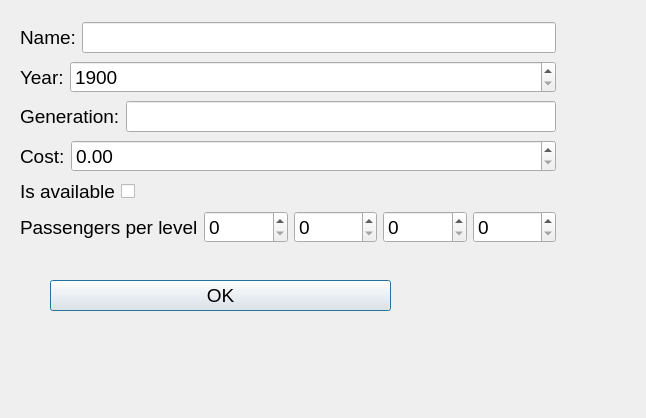
<?xml version="1.0" encoding="UTF-8"?>
<ui version="4.0">
 <class>StructInputDialog</class>
 <widget class="QDialog" name="StructInputDialog">
  <property name="geometry">
   <rect>
    <x>0</x>
    <y>0</y>
    <width>646</width>
    <height>418</height>
   </rect>
  </property>
  <property name="windowTitle">
   <string>Input Dialog</string>
  </property>
  <widget class="QDialogButtonBox" name="buttonBox">
   <property name="geometry">
    <rect>
     <x>50</x>
     <y>280</y>
     <width>341</width>
     <height>32</height>
    </rect>
   </property>
   <property name="font">
    <font>
     <pointsize>14</pointsize>
    </font>
   </property>
   <property name="orientation">
    <enum>Qt::Vertical</enum>
   </property>
   <property name="standardButtons">
    <set>QDialogButtonBox::Ok</set>
   </property>
  </widget>
  <widget class="QWidget" name="layoutWidget">
   <property name="geometry">
    <rect>
     <x>20</x>
     <y>20</y>
     <width>536</width>
     <height>225</height>
    </rect>
   </property>
   <property name="font">
    <font>
     <pointsize>14</pointsize>
    </font>
   </property>
   <layout class="QVBoxLayout" name="verticalLayout">
    <item>
     <layout class="QHBoxLayout" name="horizontalLayout">
      <item>
       <widget class="QLabel" name="label">
        <property name="font">
         <font>
          <pointsize>14</pointsize>
         </font>
        </property>
        <property name="text">
         <string>Name:</string>
        </property>
       </widget>
      </item>
      <item>
       <widget class="QLineEdit" name="lineEdit">
        <property name="font">
         <font>
          <pointsize>14</pointsize>
         </font>
        </property>
        <property name="maxLength">
         <number>15</number>
        </property>
       </widget>
      </item>
     </layout>
    </item>
    <item>
     <layout class="QHBoxLayout" name="horizontalLayout_2">
      <item>
       <widget class="QLabel" name="label_2">
        <property name="sizePolicy">
         <sizepolicy hsizetype="Minimum" vsizetype="Preferred">
          <horstretch>0</horstretch>
          <verstretch>0</verstretch>
         </sizepolicy>
        </property>
        <property name="font">
         <font>
          <pointsize>14</pointsize>
         </font>
        </property>
        <property name="text">
         <string>Year:</string>
        </property>
       </widget>
      </item>
      <item>
       <widget class="QSpinBox" name="spinBox">
        <property name="sizePolicy">
         <sizepolicy hsizetype="Expanding" vsizetype="Fixed">
          <horstretch>0</horstretch>
          <verstretch>0</verstretch>
         </sizepolicy>
        </property>
        <property name="font">
         <font>
          <pointsize>14</pointsize>
         </font>
        </property>
        <property name="minimum">
         <number>1900</number>
        </property>
        <property name="maximum">
         <number>9999</number>
        </property>
       </widget>
      </item>
     </layout>
    </item>
    <item>
     <layout class="QHBoxLayout" name="horizontalLayout_3">
      <item>
       <widget class="QLabel" name="label_3">
        <property name="font">
         <font>
          <pointsize>14</pointsize>
         </font>
        </property>
        <property name="text">
         <string>Generation:</string>
        </property>
       </widget>
      </item>
      <item>
       <widget class="QLineEdit" name="lineEdit_2">
        <property name="font">
         <font>
          <pointsize>14</pointsize>
         </font>
        </property>
        <property name="maxLength">
         <number>1</number>
        </property>
       </widget>
      </item>
     </layout>
    </item>
    <item>
     <layout class="QHBoxLayout" name="horizontalLayout_4">
      <item>
       <widget class="QLabel" name="label_4">
        <property name="sizePolicy">
         <sizepolicy hsizetype="Minimum" vsizetype="Preferred">
          <horstretch>0</horstretch>
          <verstretch>0</verstretch>
         </sizepolicy>
        </property>
        <property name="font">
         <font>
          <pointsize>14</pointsize>
         </font>
        </property>
        <property name="text">
         <string>Cost:</string>
        </property>
       </widget>
      </item>
      <item>
       <widget class="QDoubleSpinBox" name="doubleSpinBox">
        <property name="sizePolicy">
         <sizepolicy hsizetype="Expanding" vsizetype="Fixed">
          <horstretch>0</horstretch>
          <verstretch>0</verstretch>
         </sizepolicy>
        </property>
        <property name="font">
         <font>
          <pointsize>14</pointsize>
         </font>
        </property>
       </widget>
      </item>
     </layout>
    </item>
    <item>
     <layout class="QHBoxLayout" name="horizontalLayout_5">
      <item>
       <widget class="QLabel" name="label_5">
        <property name="sizePolicy">
         <sizepolicy hsizetype="Minimum" vsizetype="Preferred">
          <horstretch>0</horstretch>
          <verstretch>0</verstretch>
         </sizepolicy>
        </property>
        <property name="font">
         <font>
          <pointsize>14</pointsize>
         </font>
        </property>
        <property name="text">
         <string>Is available</string>
        </property>
       </widget>
      </item>
      <item>
       <widget class="QCheckBox" name="checkBox">
        <property name="sizePolicy">
         <sizepolicy hsizetype="Expanding" vsizetype="Fixed">
          <horstretch>0</horstretch>
          <verstretch>0</verstretch>
         </sizepolicy>
        </property>
        <property name="font">
         <font>
          <pointsize>14</pointsize>
         </font>
        </property>
        <property name="text">
         <string/>
        </property>
       </widget>
      </item>
     </layout>
    </item>
    <item>
     <layout class="QHBoxLayout" name="horizontalLayout_6">
      <item>
       <widget class="QLabel" name="label_6">
        <property name="font">
         <font>
          <pointsize>14</pointsize>
         </font>
        </property>
        <property name="text">
         <string>Passengers per level</string>
        </property>
       </widget>
      </item>
      <item>
       <widget class="QSpinBox" name="spinBox_2">
        <property name="font">
         <font>
          <pointsize>14</pointsize>
         </font>
        </property>
        <property name="minimum">
         <number>0</number>
        </property>
        <property name="maximum">
         <number>9999</number>
        </property>
        <property name="value">
         <number>0</number>
        </property>
       </widget>
      </item>
      <item>
       <widget class="QSpinBox" name="spinBox_3">
        <property name="font">
         <font>
          <pointsize>14</pointsize>
         </font>
        </property>
        <property name="minimum">
         <number>0</number>
        </property>
        <property name="maximum">
         <number>9999</number>
        </property>
        <property name="value">
         <number>0</number>
        </property>
       </widget>
      </item>
      <item>
       <widget class="QSpinBox" name="spinBox_4">
        <property name="font">
         <font>
          <pointsize>14</pointsize>
         </font>
        </property>
        <property name="minimum">
         <number>0</number>
        </property>
        <property name="maximum">
         <number>9999</number>
        </property>
        <property name="value">
         <number>0</number>
        </property>
       </widget>
      </item>
      <item>
       <widget class="QSpinBox" name="spinBox_5">
        <property name="font">
         <font>
          <pointsize>14</pointsize>
         </font>
        </property>
        <property name="minimum">
         <number>0</number>
        </property>
        <property name="maximum">
         <number>9999</number>
        </property>
        <property name="value">
         <number>0</number>
        </property>
       </widget>
      </item>
     </layout>
    </item>
   </layout>
  </widget>
 </widget>
 <resources/>
 <connections>
  <connection>
   <sender>buttonBox</sender>
   <signal>accepted()</signal>
   <receiver>StructInputDialog</receiver>
   <slot>accept()</slot>
   <hints>
    <hint type="sourcelabel">
     <x>248</x>
     <y>254</y>
    </hint>
    <hint type="destinationlabel">
     <x>157</x>
     <y>274</y>
    </hint>
   </hints>
  </connection>
  <connection>
   <sender>buttonBox</sender>
   <signal>rejected()</signal>
   <receiver>StructInputDialog</receiver>
   <slot>reject()</slot>
   <hints>
    <hint type="sourcelabel">
     <x>316</x>
     <y>260</y>
    </hint>
    <hint type="destinationlabel">
     <x>286</x>
     <y>274</y>
    </hint>
   </hints>
  </connection>
 </connections>
</ui>
